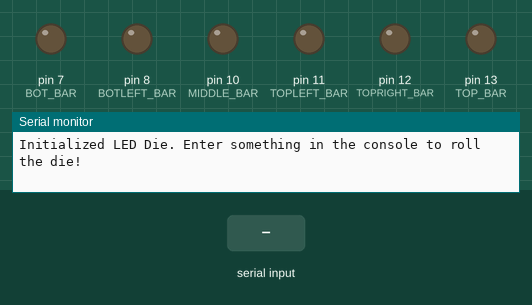
Recording of a sketch running on a simulated Arduino Uno, built with avr-gcc and run on an emulated ATmega328P. Shown: output pins drawn as LEDs (lit = HIGH), the last lines printed to the serial monitor. Inputs (shaded band) come from the test bench. Random numbers use the default seed unless the sketch sets one; pins used as bus, display or sensor lines are not drawn.

Above: at 1.2 s.
1.3 s: "1" received over Serial
At 1.9 s:
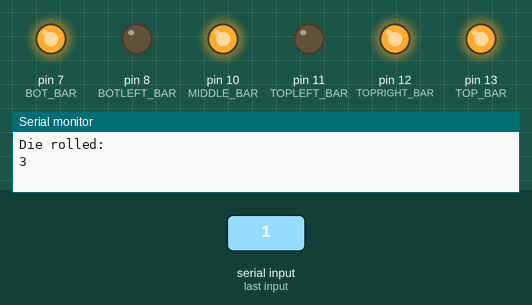
2.8 s: "0" received over Serial
At 4.0 s:
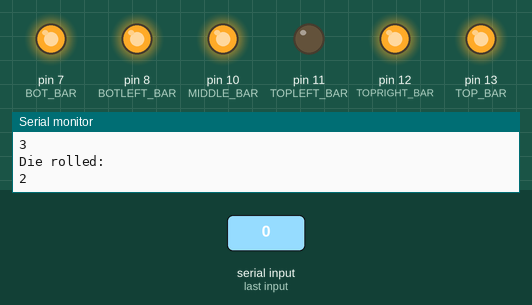
4.3 s: "2" received over Serial
At 5.4 s:
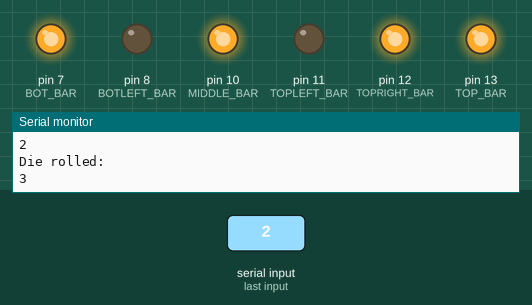
5.8 s: "1" received over Serial
At 6.5 s:
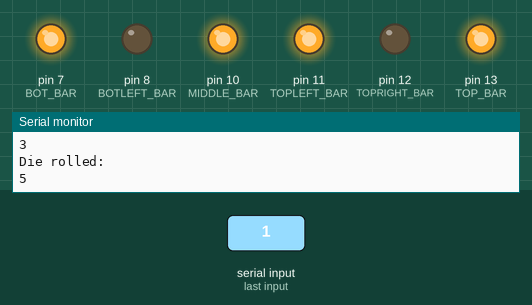
7.3 s: "0" received over Serial
At 7.7 s:
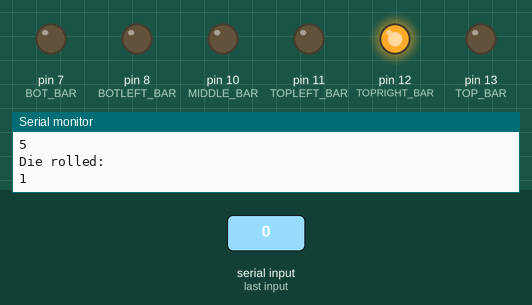
Timing chart, 0 to 9.8 s (numbered marks = the images above; inputs shaded):
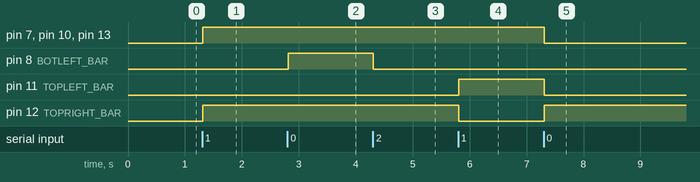

Measured:
- after the input at 1.3 s, pin 7 (BOT_BAR), pin 10 (MIDDLE_BAR), pin 12 (TOPRIGHT_BAR), pin 13 (TOP_BAR): LOW → HIGH at once
- after the input at 2.8 s, pin 8 (BOTLEFT_BAR): LOW → HIGH at once
- after the input at 4.3 s, pin 8 (BOTLEFT_BAR): HIGH → LOW at once
- after the input at 5.8 s, pin 11 (TOPLEFT_BAR): LOW → HIGH at once; pin 12 (TOPRIGHT_BAR): HIGH → LOW at once
- after the input at 7.3 s, pin 7 (BOT_BAR), pin 10 (MIDDLE_BAR), pin 11 (TOPLEFT_BAR), pin 13 (TOP_BAR): HIGH → LOW at once; pin 12 (TOPRIGHT_BAR): LOW → HIGH at once

The sketch:

LEDDie_ConsoleInput.ino
```cpp
/* IEEE Arduino Workshop - LED Die (April 2017)
 *
 *  Generates a random number upon a button press and displays onto the seven segment display.
 *  Uses console as input: https://www.arduino.cc/en/Serial/read
 *
 */

#define TOP_BAR       13
#define TOPRIGHT_BAR  12
#define TOPLEFT_BAR   11
#define MIDDLE_BAR    10
#define BOTRIGHT_BAR  9
#define BOTLEFT_BAR   8
#define BOT_BAR       7

#define CR 13
char stringInput[10];

int randNum = 0;

void setup() {
  // put your setup code here, to run once:
  pinMode(TOP_BAR, OUTPUT);
  pinMode(TOPRIGHT_BAR, OUTPUT);
  pinMode(TOPLEFT_BAR, OUTPUT);
  pinMode(MIDDLE_BAR, OUTPUT);
  pinMode(BOTRIGHT_BAR, OUTPUT);
  pinMode(BOTLEFT_BAR, OUTPUT);
  pinMode(BOT_BAR, OUTPUT);

  randomSeed(analogRead(0));

  Serial.begin(9600); //initializes serial monitor
  Serial.println("Initialized LED Die. Enter something in the console to roll the die!");
}

void loop() {

  // only generate new random number if there is console input
  if (Serial.available() > 0) {
    //Serial.readBytesUntil(CR, stringInput, 10); // flush string - slow!

    while (Serial.read() != -1) { // flush buffer byte by byte
      delay(10); // seems to need this to delay conditional check
    }

    randNum = random(1, 7); // minimum is inclusive, maximum is exclusive
    Serial.println("Die rolled:");
    Serial.println(randNum);

  }

  // Mirror Die Number onto LEDs
  displayLEDNumber(randNum);

}

// Display the number onto seven segment display
void displayLEDNumber(int num) {
  switch (num) {
    case 1:
      digitalWrite(TOP_BAR, LOW);
      digitalWrite(TOPRIGHT_BAR, HIGH);
      digitalWrite(TOPLEFT_BAR, LOW);
      digitalWrite(MIDDLE_BAR, LOW);
      digitalWrite(BOTRIGHT_BAR, HIGH);
      digitalWrite(BOTLEFT_BAR, LOW);
      digitalWrite(BOT_BAR, LOW);
      break;

    case 2:
      digitalWrite(TOP_BAR, HIGH);
      digitalWrite(TOPRIGHT_BAR, HIGH);
      digitalWrite(TOPLEFT_BAR, LOW);
      digitalWrite(MIDDLE_BAR, HIGH);
      digitalWrite(BOTRIGHT_BAR, LOW);
      digitalWrite(BOTLEFT_BAR, HIGH);
      digitalWrite(BOT_BAR, HIGH);
      break;

     case 3:
      digitalWrite(TOP_BAR, HIGH);
      digitalWrite(TOPRIGHT_BAR, HIGH);
      digitalWrite(TOPLEFT_BAR, LOW);
      digitalWrite(MIDDLE_BAR, HIGH);
      digitalWrite(BOTRIGHT_BAR, HIGH);
      digitalWrite(BOTLEFT_BAR, LOW);
      digitalWrite(BOT_BAR, HIGH);
      break;

     case 4:
      digitalWrite(TOP_BAR, LOW);
      digitalWrite(TOPRIGHT_BAR, HIGH);
      digitalWrite(TOPLEFT_BAR, HIGH);
      digitalWrite(MIDDLE_BAR, HIGH);
      digitalWrite(BOTRIGHT_BAR, HIGH);
      digitalWrite(BOTLEFT_BAR, LOW);
      digitalWrite(BOT_BAR, LOW);
      break;

     case 5:
      digitalWrite(TOP_BAR, HIGH);
      digitalWrite(TOPRIGHT_BAR, LOW);
      digitalWrite(TOPLEFT_BAR, HIGH);
      digitalWrite(MIDDLE_BAR, HIGH);
      digitalWrite(BOTRIGHT_BAR, HIGH);
      digitalWrite(BOTLEFT_BAR, LOW);
      digitalWrite(BOT_BAR, HIGH);
      break;

     case 6:
      digitalWrite(TOP_BAR, HIGH);
      digitalWrite(TOPRIGHT_BAR, LOW);
      digitalWrite(TOPLEFT_BAR, HIGH);
      digitalWrite(MIDDLE_BAR, HIGH);
      digitalWrite(BOTRIGHT_BAR, HIGH);
      digitalWrite(BOTLEFT_BAR, HIGH);
      digitalWrite(BOT_BAR, HIGH);
      break;

    default: // clear LEDs
      digitalWrite(TOP_BAR, LOW);
      digitalWrite(TOPRIGHT_BAR, LOW);
      digitalWrite(TOPLEFT_BAR, LOW);
      digitalWrite(MIDDLE_BAR, LOW);
      digitalWrite(BOTRIGHT_BAR, LOW);
      digitalWrite(BOTLEFT_BAR, LOW);
      digitalWrite(BOT_BAR, LOW);
      break;

  }

}
```
